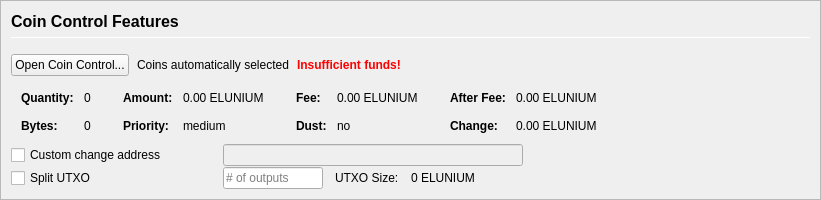
         <widget class="QFrame" name="frameCoinControl">
          <property name="sizePolicy">
           <sizepolicy hsizetype="Expanding" vsizetype="Expanding">
            <horstretch>0</horstretch>
            <verstretch>0</verstretch>
           </sizepolicy>
          </property>
          <property name="maximumSize">
           <size>
            <width>16777215</width>
            <height>16777215</height>
           </size>
          </property>
          <property name="frameShape">
           <enum>QFrame::StyledPanel</enum>
          </property>
          <property name="frameShadow">
           <enum>QFrame::Sunken</enum>
          </property>
          <layout class="QVBoxLayout" name="verticalLayoutCoinControl2">
           <property name="spacing">
            <number>0</number>
           </property>
           <property name="leftMargin">
            <number>0</number>
           </property>
           <property name="topMargin">
            <number>0</number>
           </property>
           <property name="rightMargin">
            <number>0</number>
           </property>
           <property name="bottomMargin">
            <number>0</number>
           </property>
           <item>
            <widget class="QFrame" name="frameCoinControl_BG">
             <layout class="QVBoxLayout" name="verticalLayoutCoinControl" stretch="0,0,0,0,0,0">
              <property name="spacing">
               <number>1</number>
              </property>
              <property name="leftMargin">
               <number>10</number>
              </property>
              <property name="topMargin">
               <number>10</number>
              </property>
              <item>
               <layout class="QHBoxLayout" name="horizontalLayoutCoinControl1">
                <property name="bottomMargin">
                 <number>15</number>
                </property>
                <item>
                 <layout class="QVBoxLayout" name="verticalLayout_3">
                  <property name="spacing">
                   <number>6</number>
                  </property>
                  <item>
                   <widget class="QLabel" name="labelCoinControlFeatures">
                    <property name="sizePolicy">
                     <sizepolicy hsizetype="Preferred" vsizetype="Maximum">
                      <horstretch>0</horstretch>
                      <verstretch>0</verstretch>
                     </sizepolicy>
                    </property>
                    <property name="minimumSize">
                     <size>
                      <width>0</width>
                      <height>20</height>
                     </size>
                    </property>
                    <property name="font">
                     <font>
                      <pointsize>12</pointsize>
                      <weight>75</weight>
                      <bold>true</bold>
                     </font>
                    </property>
                    <property name="styleSheet">
                     <string notr="true">font-weight:bold;</string>
                    </property>
                    <property name="text">
                     <string>Coin Control Features</string>
                    </property>
                   </widget>
                  </item>
                  <item>
                   <widget class="Line" name="line">
                    <property name="minimumSize">
                     <size>
                      <width>0</width>
                      <height>1</height>
                     </size>
                    </property>
                    <property name="maximumSize">
                     <size>
                      <width>16777215</width>
                      <height>1</height>
                     </size>
                    </property>
                    <property name="orientation">
                     <enum>Qt::Horizontal</enum>
                    </property>
                   </widget>
                  </item>
                 </layout>
                </item>
               </layout>
              </item>
              <item>
               <layout class="QHBoxLayout" name="horizontalLayoutCoinControl2" stretch="0,0,0,0">
                <property name="spacing">
                 <number>8</number>
                </property>
                <property name="bottomMargin">
                 <number>10</number>
                </property>
                <item>
                 <widget class="QPushButton" name="pushButtonCoinControl">
                  <property name="styleSheet">
                   <string notr="true"/>
                  </property>
                  <property name="text">
                   <string>Open Coin Control...</string>
                  </property>
                  <property name="autoDefault">
                   <bool>false</bool>
                  </property>
                 </widget>
                </item>
                <item>
                 <widget class="QLabel" name="labelCoinControlAutomaticallySelected">
                  <property name="text">
                   <string>Coins automatically selected</string>
                  </property>
                  <property name="margin">
                   <number>5</number>
                  </property>
                 </widget>
                </item>
                <item>
                 <widget class="QLabel" name="labelCoinControlInsuffFunds">
                  <property name="font">
                   <font>
                    <weight>75</weight>
                    <bold>true</bold>
                   </font>
                  </property>
                  <property name="styleSheet">
                   <string notr="true">color:red;font-weight:bold;</string>
                  </property>
                  <property name="text">
                   <string>Insufficient funds!</string>
                  </property>
                  <property name="margin">
                   <number>5</number>
                  </property>
                 </widget>
                </item>
                <item>
                 <spacer name="horizontalSpacerCoinControl">
                  <property name="orientation">
                   <enum>Qt::Horizontal</enum>
                  </property>
                  <property name="sizeHint" stdset="0">
                   <size>
                    <width>40</width>
                    <height>1</height>
                   </size>
                  </property>
                 </spacer>
                </item>
               </layout>
              </item>
              <item>
               <widget class="QWidget" name="widgetCoinControl" native="true">
                <property name="sizePolicy">
                 <sizepolicy hsizetype="Preferred" vsizetype="Preferred">
                  <horstretch>0</horstretch>
                  <verstretch>0</verstretch>
                 </sizepolicy>
                </property>
                <property name="minimumSize">
                 <size>
                  <width>0</width>
                  <height>0</height>
                 </size>
                </property>
                <property name="styleSheet">
                 <string notr="true"/>
                </property>
                <layout class="QHBoxLayout" name="horizontalLayoutCoinControl5">
                 <property name="leftMargin">
                  <number>0</number>
                 </property>
                 <property name="topMargin">
                  <number>0</number>
                 </property>
                 <property name="rightMargin">
                  <number>0</number>
                 </property>
                 <property name="bottomMargin">
                  <number>0</number>
                 </property>
                 <item>
                  <layout class="QHBoxLayout" name="horizontalLayoutCoinControl3" stretch="0,0,0,1">
                   <property name="spacing">
                    <number>20</number>
                   </property>
                   <property name="topMargin">
                    <number>0</number>
                   </property>
                   <property name="bottomMargin">
                    <number>10</number>
                   </property>
                   <item>
                    <layout class="QFormLayout" name="formLayoutCoinControl1">
                     <property name="horizontalSpacing">
                      <number>10</number>
                     </property>
                     <property name="verticalSpacing">
                      <number>14</number>
                     </property>
                     <property name="leftMargin">
                      <number>10</number>
                     </property>
                     <property name="topMargin">
                      <number>4</number>
                     </property>
                     <property name="rightMargin">
                      <number>6</number>
                     </property>
                     <item row="0" column="0">
                      <widget class="QLabel" name="labelCoinControlQuantityText">
                       <property name="font">
                        <font>
                         <weight>75</weight>
                         <bold>true</bold>
                        </font>
                       </property>
                       <property name="text">
                        <string>Quantity:</string>
                       </property>
                       <property name="margin">
                        <number>0</number>
                       </property>
                      </widget>
                     </item>
                     <item row="0" column="1">
                      <widget class="QLabel" name="labelCoinControlQuantity">
                       <property name="cursor">
                        <cursorShape>IBeamCursor</cursorShape>
                       </property>
                       <property name="contextMenuPolicy">
                        <enum>Qt::ActionsContextMenu</enum>
                       </property>
                       <property name="text">
                        <string notr="true">0</string>
                       </property>
                       <property name="margin">
                        <number>0</number>
                       </property>
                       <property name="textInteractionFlags">
                        <set>Qt::LinksAccessibleByMouse|Qt::TextSelectableByKeyboard|Qt::TextSelectableByMouse</set>
                       </property>
                      </widget>
                     </item>
                     <item row="1" column="0">
                      <widget class="QLabel" name="labelCoinControlBytesText">
                       <property name="font">
                        <font>
                         <weight>75</weight>
                         <bold>true</bold>
                        </font>
                       </property>
                       <property name="text">
                        <string>Bytes:</string>
                       </property>
                      </widget>
                     </item>
                     <item row="1" column="1">
                      <widget class="QLabel" name="labelCoinControlBytes">
                       <property name="cursor">
                        <cursorShape>IBeamCursor</cursorShape>
                       </property>
                       <property name="contextMenuPolicy">
                        <enum>Qt::ActionsContextMenu</enum>
                       </property>
                       <property name="text">
                        <string notr="true">0</string>
                       </property>
                       <property name="textInteractionFlags">
                        <set>Qt::LinksAccessibleByMouse|Qt::TextSelectableByKeyboard|Qt::TextSelectableByMouse</set>
                       </property>
                      </widget>
                     </item>
                    </layout>
                   </item>
                   <item>
                    <layout class="QFormLayout" name="formLayoutCoinControl2">
                     <property name="horizontalSpacing">
                      <number>10</number>
                     </property>
                     <property name="verticalSpacing">
                      <number>14</number>
                     </property>
                     <property name="leftMargin">
                      <number>6</number>
                     </property>
                     <property name="topMargin">
                      <number>4</number>
                     </property>
                     <property name="rightMargin">
                      <number>6</number>
                     </property>
                     <item row="0" column="0">
                      <widget class="QLabel" name="labelCoinControlAmountText">
                       <property name="font">
                        <font>
                         <weight>75</weight>
                         <bold>true</bold>
                        </font>
                       </property>
                       <property name="text">
                        <string>Amount:</string>
                       </property>
                       <property name="margin">
                        <number>0</number>
                       </property>
                      </widget>
                     </item>
                     <item row="0" column="1">
                      <widget class="QLabel" name="labelCoinControlAmount">
                       <property name="cursor">
                        <cursorShape>IBeamCursor</cursorShape>
                       </property>
                       <property name="contextMenuPolicy">
                        <enum>Qt::ActionsContextMenu</enum>
                       </property>
                       <property name="text">
                        <string notr="true">0.00 ELUNIUM</string>
                       </property>
                       <property name="textInteractionFlags">
                        <set>Qt::LinksAccessibleByMouse|Qt::TextSelectableByKeyboard|Qt::TextSelectableByMouse</set>
                       </property>
                      </widget>
                     </item>
                     <item row="1" column="0">
                      <widget class="QLabel" name="labelCoinControlPriorityText">
                       <property name="font">
                        <font>
                         <weight>75</weight>
                         <bold>true</bold>
                        </font>
                       </property>
                       <property name="text">
                        <string>Priority:</string>
                       </property>
                      </widget>
                     </item>
                     <item row="1" column="1">
                      <widget class="QLabel" name="labelCoinControlPriority">
                       <property name="cursor">
                        <cursorShape>IBeamCursor</cursorShape>
                       </property>
                       <property name="contextMenuPolicy">
                        <enum>Qt::ActionsContextMenu</enum>
                       </property>
                       <property name="text">
                        <string>medium</string>
                       </property>
                       <property name="textInteractionFlags">
                        <set>Qt::LinksAccessibleByMouse|Qt::TextSelectableByKeyboard|Qt::TextSelectableByMouse</set>
                       </property>
                      </widget>
                     </item>
                    </layout>
                   </item>
                   <item>
                    <layout class="QFormLayout" name="formLayoutCoinControl3">
                     <property name="horizontalSpacing">
                      <number>10</number>
                     </property>
                     <property name="verticalSpacing">
                      <number>14</number>
                     </property>
                     <property name="leftMargin">
                      <number>6</number>
                     </property>
                     <property name="topMargin">
                      <number>4</number>
                     </property>
                     <property name="rightMargin">
                      <number>6</number>
                     </property>
                     <item row="0" column="0">
                      <widget class="QLabel" name="labelCoinControlFeeText">
                       <property name="font">
                        <font>
                         <weight>75</weight>
                         <bold>true</bold>
                        </font>
                       </property>
                       <property name="text">
                        <string>Fee:</string>
                       </property>
                       <property name="margin">
                        <number>0</number>
                       </property>
                      </widget>
                     </item>
                     <item row="0" column="1">
                      <widget class="QLabel" name="labelCoinControlFee">
                       <property name="cursor">
                        <cursorShape>IBeamCursor</cursorShape>
                       </property>
                       <property name="contextMenuPolicy">
                        <enum>Qt::ActionsContextMenu</enum>
                       </property>
                       <property name="text">
                        <string notr="true">0.00 ELUNIUM</string>
                       </property>
                       <property name="textInteractionFlags">
                        <set>Qt::LinksAccessibleByMouse|Qt::TextSelectableByKeyboard|Qt::TextSelectableByMouse</set>
                       </property>
                      </widget>
                     </item>
                     <item row="1" column="0">
                      <widget class="QLabel" name="labelCoinControlLowOutputText">
                       <property name="font">
                        <font>
                         <weight>75</weight>
                         <bold>true</bold>
                        </font>
                       </property>
                       <property name="text">
                        <string>Dust:</string>
                       </property>
                      </widget>
                     </item>
                     <item row="1" column="1">
                      <widget class="QLabel" name="labelCoinControlLowOutput">
                       <property name="cursor">
                        <cursorShape>IBeamCursor</cursorShape>
                       </property>
                       <property name="contextMenuPolicy">
                        <enum>Qt::ActionsContextMenu</enum>
                       </property>
                       <property name="text">
                        <string>no</string>
                       </property>
                       <property name="textInteractionFlags">
                        <set>Qt::LinksAccessibleByMouse|Qt::TextSelectableByKeyboard|Qt::TextSelectableByMouse</set>
                       </property>
                      </widget>
                     </item>
                    </layout>
                   </item>
                   <item>
                    <layout class="QFormLayout" name="formLayoutCoinControl4">
                     <property name="horizontalSpacing">
                      <number>10</number>
                     </property>
                     <property name="verticalSpacing">
                      <number>14</number>
                     </property>
                     <property name="leftMargin">
                      <number>6</number>
                     </property>
                     <property name="topMargin">
                      <number>4</number>
                     </property>
                     <property name="rightMargin">
                      <number>6</number>
                     </property>
                     <item row="0" column="0">
                      <widget class="QLabel" name="labelCoinControlAfterFeeText">
                       <property name="font">
                        <font>
                         <weight>75</weight>
                         <bold>true</bold>
                        </font>
                       </property>
                       <property name="text">
                        <string>After Fee:</string>
                       </property>
                       <property name="margin">
                        <number>0</number>
                       </property>
                      </widget>
                     </item>
                     <item row="0" column="1">
                      <widget class="QLabel" name="labelCoinControlAfterFee">
                       <property name="cursor">
                        <cursorShape>IBeamCursor</cursorShape>
                       </property>
                       <property name="contextMenuPolicy">
                        <enum>Qt::ActionsContextMenu</enum>
                       </property>
                       <property name="text">
                        <string notr="true">0.00 ELUNIUM</string>
                       </property>
                       <property name="textInteractionFlags">
                        <set>Qt::LinksAccessibleByMouse|Qt::TextSelectableByKeyboard|Qt::TextSelectableByMouse</set>
                       </property>
                      </widget>
                     </item>
                     <item row="1" column="0">
                      <widget class="QLabel" name="labelCoinControlChangeText">
                       <property name="font">
                        <font>
                         <weight>75</weight>
                         <bold>true</bold>
                        </font>
                       </property>
                       <property name="text">
                        <string>Change:</string>
                       </property>
                      </widget>
                     </item>
                     <item row="1" column="1">
                      <widget class="QLabel" name="labelCoinControlChange">
                       <property name="cursor">
                        <cursorShape>IBeamCursor</cursorShape>
                       </property>
                       <property name="contextMenuPolicy">
                        <enum>Qt::ActionsContextMenu</enum>
                       </property>
                       <property name="text">
                        <string notr="true">0.00 ELUNIUM</string>
                       </property>
                       <property name="textInteractionFlags">
                        <set>Qt::LinksAccessibleByMouse|Qt::TextSelectableByKeyboard|Qt::TextSelectableByMouse</set>
                       </property>
                      </widget>
                     </item>
                    </layout>
                   </item>
                  </layout>
                 </item>
                </layout>
               </widget>
              </item>
              <item>
               <layout class="QHBoxLayout" name="horizontalLayoutCoinControl4">
                <property name="spacing">
                 <number>12</number>
                </property>
                <property name="sizeConstraint">
                 <enum>QLayout::SetDefaultConstraint</enum>
                </property>
                <property name="topMargin">
                 <number>0</number>
                </property>
                <property name="rightMargin">
                 <number>0</number>
                </property>
                <item>
                 <widget class="QCheckBox" name="checkBoxCoinControlChange">
                  <property name="sizePolicy">
                   <sizepolicy hsizetype="Preferred" vsizetype="Preferred">
                    <horstretch>0</horstretch>
                    <verstretch>0</verstretch>
                   </sizepolicy>
                  </property>
                  <property name="minimumSize">
                   <size>
                    <width>200</width>
                    <height>0</height>
                   </size>
                  </property>
                  <property name="maximumSize">
                   <size>
                    <width>200</width>
                    <height>16777215</height>
                   </size>
                  </property>
                  <property name="toolTip">
                   <string>If this is activated, but the change address is empty or invalid, change will be sent to a newly generated address.</string>
                  </property>
                  <property name="text">
                   <string>Custom change address</string>
                  </property>
                 </widget>
                </item>
                <item>
                 <widget class="QValidatedLineEdit" name="lineEditCoinControlChange">
                  <property name="enabled">
                   <bool>false</bool>
                  </property>
                  <property name="sizePolicy">
                   <sizepolicy hsizetype="Preferred" vsizetype="Preferred">
                    <horstretch>0</horstretch>
                    <verstretch>0</verstretch>
                   </sizepolicy>
                  </property>
                  <property name="minimumSize">
                   <size>
                    <width>300</width>
                    <height>0</height>
                   </size>
                  </property>
                 </widget>
                </item>
                <item>
                 <widget class="QLabel" name="labelCoinControlChangeLabel">
                  <property name="sizePolicy">
                   <sizepolicy hsizetype="Preferred" vsizetype="Preferred">
                    <horstretch>0</horstretch>
                    <verstretch>0</verstretch>
                   </sizepolicy>
                  </property>
                  <property name="minimumSize">
                   <size>
                    <width>100</width>
                    <height>0</height>
                   </size>
                  </property>
                  <property name="text">
                   <string/>
                  </property>
                  <property name="margin">
                   <number>3</number>
                  </property>
                 </widget>
                </item>
               </layout>
              </item>
              <item>
               <layout class="QHBoxLayout" name="horizontalLayoutCoinControl6">
                <property name="spacing">
                 <number>12</number>
                </property>
                <property name="rightMargin">
                 <number>0</number>
                </property>
                <item>
                 <widget class="QCheckBox" name="splitBlockCheckBox">
                  <property name="sizePolicy">
                   <sizepolicy hsizetype="Preferred" vsizetype="Preferred">
                    <horstretch>0</horstretch>
                    <verstretch>0</verstretch>
                   </sizepolicy>
                  </property>
                  <property name="minimumSize">
                   <size>
                    <width>200</width>
                    <height>0</height>
                   </size>
                  </property>
                  <property name="maximumSize">
                   <size>
                    <width>200</width>
                    <height>16777215</height>
                   </size>
                  </property>
                  <property name="text">
                   <string>Split UTXO</string>
                  </property>
                 </widget>
                </item>
                <item>
                 <widget class="QLineEdit" name="splitBlockLineEdit">
                  <property name="sizePolicy">
                   <sizepolicy hsizetype="Preferred" vsizetype="Preferred">
                    <horstretch>50</horstretch>
                    <verstretch>0</verstretch>
                   </sizepolicy>
                  </property>
                  <property name="minimumSize">
                   <size>
                    <width>100</width>
                    <height>0</height>
                   </size>
                  </property>
                  <property name="maximumSize">
                   <size>
                    <width>100</width>
                    <height>16777215</height>
                   </size>
                  </property>
                  <property name="placeholderText">
                   <string># of outputs</string>
                  </property>
                 </widget>
                </item>
                <item>
                 <widget class="QLabel" name="labelBlockSizeText">
                  <property name="text">
                   <string>UTXO Size:</string>
                  </property>
                 </widget>
                </item>
                <item>
                 <widget class="QLabel" name="labelBlockSize">
                  <property name="text">
                   <string>0 ELUNIUM</string>
                  </property>
                 </widget>
                </item>
                <item>
                 <spacer name="horizontalSpacer_7">
                  <property name="orientation">
                   <enum>Qt::Horizontal</enum>
                  </property>
                  <property name="sizeHint" stdset="0">
                   <size>
                    <width>40</width>
                    <height>20</height>
                   </size>
                  </property>
                 </spacer>
                </item>
               </layout>
              </item>
              <item>
               <spacer name="verticalSpacerCoinControl">
                <property name="orientation">
                 <enum>Qt::Vertical</enum>
                </property>
                <property name="sizeHint" stdset="0">
                 <size>
                  <width>800</width>
                  <height>1</height>
                 </size>
                </property>
               </spacer>
              </item>
             </layout>
            </widget>
           </item>
          </layout>
         </widget>
